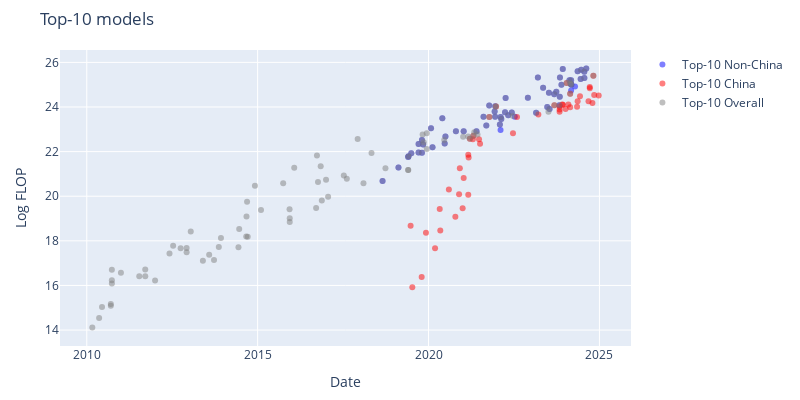

Write notebook code for a chart like this one.
### Code cell
non_china_df = df_filtered[df_filtered['category'] == 'Non-China']
china_df = df_filtered[df_filtered['category'] == 'China']
recent_top_models_df = top_models_df[top_models_df['date'] > pd.to_datetime('2010-01-01')]

fig = go.Figure()

fig.add_trace(go.Scatter(
    x=non_china_df['date'],
    y=non_china_df['log_flop'],
    mode='markers',
    marker=dict(color=colors['Non-China'], opacity=0.5),
    text=non_china_df['Model'],
    hoverinfo='text',
    name=f'Top-{top_n} Non-China'
))

fig.add_trace(go.Scatter(
    x=china_df['date'],
    y=china_df['log_flop'],
    mode='markers',
    marker=dict(color=colors['China'], opacity=0.5),
    text=china_df['Model'],
    hoverinfo='text',
    name=f'Top-{top_n} China'
))

fig.add_trace(go.Scatter(
    x=recent_top_models_df['date'],
    y=recent_top_models_df['log_flop'],
    mode='markers',
    marker=dict(color='grey', opacity=0.5),
    text=recent_top_models_df['Model'],
    hoverinfo='text',
    name=f'Top-{top_n} Overall'
))

fig.update_layout(
    width=800,
    height=400,
    xaxis_title='Date',
    yaxis_title='Log FLOP',
    title=f'Top-{top_n} models',
    margin=dict(t=50, l=60, r=60, b=50),
)

save_plot(fig, results_dir, f'top_{top_n}_models_without_kickstarting')

fig.show()

### Figure 1 — Plotly figure (JSON) as saved in the notebook; plotly's stock layout.template omitted (floating-point values rounded to 4 significant figures)
{"data": [{"hoverinfo": "text", "marker": {"color": "blue", "opacity": 0.5}, "mode": "markers", "name": "Top-10 Non-China", "text": ["Big Transformer for Back-Translation", "GPT-2 (1.5B)", "Grover-Mega", "XLNet", "RoBERTa Large", "Megatron-LM (8.3B)", "Megatron-BERT", "T5-11B", "T5-3B", "XLM-RoBERTa", "Meena", "Turing-NLG", "GPT-3 175B (davinci)", "GPT-3 13B", "GShard (dense)", "mT5-XXL", "Switch", "ByT5-XXL", "Jurassic-1-Jumbo", "HyperCLOVA 82B", "Megatron-Turing NLG 530B", "Gopher (280B)", "GLaM", "EXAONE 1.0", "AlphaCode", "GPT-NeoX-20B", "LaMDA", "ST-MoE", "Chinchilla", "PaLM (540B)", "OPT-175B", "BIG-G 137B", "BLOOM-176B", "GPT-3.5", "LLaMA-65B", "GPT-4", "PaLM 2", "Inflection-1", "Claude 2", "Llama 2-70B", "Falcon-180B", "Amazon Titan", "Mi:dm 200B", "Grok-1", "GPT-4 Turbo", "Inflection-2", "Gemini 1.0 Ultra", "Gemini 1.5 Pro", "Mistral Large", "Claude 3 Opus", "Aramco Metabrain AI", "Claude 3 Sonnet", "Inflection-2.5", "Reka Core", "GPT-4o", "Nemotron-4 340B", "Claude 3.5 Sonnet", "Llama 3.1-405B", "Mistral Large 2", "Grok-2"], "type": "scatter", "x": ["2018-08-28T00:00:00", "2019-02-14T00:00:00", "2019-05-29T00:00:00", "2019-06-01T00:00:00", "2019-07-01T00:00:00", "2019-09-17T00:00:00", "2019-09-17T00:00:00", "2019-10-23T00:00:00", "2019-10-23T00:00:00", "2019-11-05T00:00:00", "2020-01-28T00:00:00", "2020-02-13T00:00:00", "2020-05-28T00:00:00", "2020-06-22T00:00:00", "2020-06-30T00:00:00", "2020-10-20T00:00:00", "2021-01-11T00:00:00", "2021-05-28T00:00:00", "2021-08-11T00:00:00", "2021-09-10T00:00:00", "2021-10-11T00:00:00", "2021-12-08T00:00:00", "2021-12-13T00:00:00", "2021-12-14T00:00:00", "2022-02-02T00:00:00", "2022-02-09T00:00:00", "2022-02-10T00:00:00", "2022-02-17T00:00:00", "2022-03-29T00:00:00", "2022-04-04T00:00:00", "2022-05-02T00:00:00", "2022-06-09T00:00:00", "2022-07-11T00:00:00", "2022-11-28T00:00:00", "2023-02-24T00:00:00", "2023-03-15T00:00:00", "2023-05-10T00:00:00", "2023-06-23T00:00:00", "2023-07-11T00:00:00", "2023-07-18T00:00:00", "2023-09-06T00:00:00", "2023-09-28T00:00:00", "2023-10-31T00:00:00", "2023-11-04T00:00:00", "2023-11-06T00:00:00", "2023-11-22T00:00:00", "2023-12-06T00:00:00", "2024-02-15T00:00:00", "2024-02-26T00:00:00", "2024-03-04T00:00:00", "2024-03-04T00:00:00", "2024-03-04T00:00:00", "2024-03-07T00:00:00", "2024-04-15T00:00:00", "2024-05-13T00:00:00", "2024-06-14T00:00:00", "2024-06-20T00:00:00", "2024-07-23T00:00:00", "2024-07-24T00:00:00", "2024-08-13T00:00:00"], "y": [20.68, 21.28, 21.76, 21.79, 21.93, 21.96, 22.34, 22.52, 21.95, 22.32, 23.05, 22.2, 23.5, 22.36, 22.68, 22.91, 22.91, 22.91, 23.57, 23.17, 24.07, 23.8, 23.56, 24.03, 23.21, 22.97, 23.55, 23.46, 23.76, 24.4, 23.63, 23.75, 23.56, 24.41, 23.74, 25.32, 24.87, 24.0, 24.64, 23.91, 24.58, 24.68, 24.08, 24.46, 25.32, 25.0, 25.7, 25.2, 25.05, 25.2, 25.02, 24.74, 25.0, 24.92, 25.6, 25.26, 25.67, 25.58, 25.3, 25.72]}, {"hoverinfo": "text", "marker": {"color": "red", "opacity": 0.5}, "mode": "markers", "name": "Top-10 China", "text": ["Tensorized Transformer (257M)", "R-Transformer", "LSTM(large)+Sememe+cell", "MMLSTM", "TransformerXL + spectrum control", "Segatron XL large, M=384", "NAS+ESS (156M)", "ERNIE-GEN (large)", "Memformer (4 encoder + 16 decoder)", "KEPLER", "CPM-Large", "ERNIE-Doc (247M)", "Wu Dao - Wen Yuan", "Wu Dao - Wen Lan", "Wu Dao - Wen Hui", "M6-T", "GLM-10B", "PLUG", "PanGu-α", "CPM-2", "ERNIE 3.0", "Yuan 1.0", "ERNIE 3.0 Titan", "CodeGeeX", "GLM-130B", "PanGu-Σ", "Hunyuan", "BlueLM 175B", "BlueLM 130B", "Yi-34B", "Qwen-72B", "XVERSE-65B-2", "DeepSeek LLM 67B", "GLM-4 (0116)", "Qwen1.5-72B", "MegaScale (530B)", "MegaScale (Production)", "DeepSeek-V2 (MoE-236B)", "Yi-Large", "Qwen2-72B", "DeepSeek-V2.5", "Qwen2.5-72B", "Telechat2-115B", "Yi-Lightning", "Doubao-pro", "Hunyuan-Large", "DeepSeek-V3"], "type": "scatter", "x": ["2019-06-24T00:00:00", "2019-07-12T00:00:00", "2019-10-20T00:00:00", "2019-12-05T00:00:00", "2020-03-11T00:00:00", "2020-04-30T00:00:00", "2020-05-06T00:00:00", "2020-08-06T00:00:00", "2020-10-14T00:00:00", "2020-11-23T00:00:00", "2020-12-01T00:00:00", "2020-12-31T00:00:00", "2021-01-11T00:00:00", "2021-03-01T00:00:00", "2021-03-01T00:00:00", "2021-03-05T00:00:00", "2021-03-18T00:00:00", "2021-04-19T00:00:00", "2021-04-25T00:00:00", "2021-06-24T00:00:00", "2021-07-05T00:00:00", "2021-10-12T00:00:00", "2021-12-23T00:00:00", "2022-06-22T00:00:00", "2022-08-04T00:00:00", "2023-03-20T00:00:00", "2023-09-07T00:00:00", "2023-11-02T00:00:00", "2023-11-02T00:00:00", "2023-11-02T00:00:00", "2023-11-30T00:00:00", "2023-12-08T00:00:00", "2024-01-05T00:00:00", "2024-01-17T00:00:00", "2024-02-04T00:00:00", "2024-02-23T00:00:00", "2024-02-23T00:00:00", "2024-05-07T00:00:00", "2024-05-13T00:00:00", "2024-06-07T00:00:00", "2024-09-06T00:00:00", "2024-09-19T00:00:00", "2024-09-20T00:00:00", "2024-10-18T00:00:00", "2024-10-28T00:00:00", "2024-11-06T00:00:00", "2024-12-24T00:00:00"], "y": [18.68, 15.92, 16.38, 18.37, 17.66, 19.42, 18.46, 20.3, 19.08, 20.09, 21.26, 19.46, 20.81, 21.86, 20.06, 21.74, 22.58, 22.56, 22.71, 22.56, 22.35, 23.55, 24.02, 22.82, 23.55, 23.67, 24.08, 24.02, 23.89, 23.79, 24.11, 24.1, 23.91, 25.08, 24.11, 23.99, 24.59, 24.01, 24.26, 24.48, 24.25, 24.89, 24.84, 24.18, 25.4, 24.54, 24.52]}, {"hoverinfo": "text", "marker": {"color": "grey", "opacity": 0.5}, "mode": "markers", "name": "Top-10 Overall", "text": ["6-layer MLP (MNIST)", "Feedforward NN", "iCCCP", "Pooling CNN (Caltech 101)", "Pooling CNN (NORB)", "RNN 1000/5 + RT09 LM (NIST RT05)", "RNN 500/10 + RT09 LM (NIST RT05)", "KN5 LM + RNN 400/10 (WSJ)", "Deep Autoencoders", "High Performance CNN", "CNN Committee (NIST)", "CNN Committee (MNIST)", "LSTM LM", "Dropout (ImageNet)", "Unsupervised High-level Feature Learner", "AlexNet", "DistBelief Speech", "DNN EM segmentation", "DistBelief NNLM", "ReLU-Speech", "Hierarchical Scene Labeling", "Mitosis", "Visualizing CNNs", "TransE", "GANs", "SPPNet", "RNNsearch-50*", "VGG16", "Seq2Seq LSTM", "GoogLeNet / InceptionV1", "SNM-skip", "MSRA (C, PReLU)", "AlphaGo Fan", "DeepSpeech2 (English)", "ResNet-152 (ImageNet)", "ResNet-101 (ImageNet)", "AlphaGo Lee", "ResNet-200", "GNMT", "Xception", "NASv3 (CIFAR-10)", "PolyNet", "Libratus", "MoE-Multi", "JFT", "OpenAI TI7 DOTA 1v1", "AlphaZero", "AmoebaNet-A (F=448)", "ResNeXt-101 32x48d", "Big Transformer for Back-Translation", "BigGAN-deep 512x512", "GPT-2 (1.5B)", "Grover-Mega", "MnasNet-A3", "MnasNet-A1 + SSDLite", "XLNet", "RoBERTa Large", "Megatron-BERT", "Megatron-LM (8.3B)", "T5-3B", "T5-11B", "AlphaStar", "XLM-RoBERTa", "Noisy Student (L2)", "OpenAI Five Rerun", "OpenAI Five", "Meena", "Turing-NLG", "GPT-3 175B (davinci)", "iGPT-XL", "GPT-3 13B", "GShard (dense)", "mT5-XXL", "DALL-E", "Switch", "Meta Pseudo Labels", "GLM-10B", "PanGu-α", "ProtT5-XXL", "ByT5-XXL", "ViT-G/14", "Jurassic-1-Jumbo", "HyperCLOVA 82B", "Megatron-Turing NLG 530B", "Yuan 1.0", "Gopher (280B)", "GLaM", "EXAONE 1.0", "ERNIE 3.0 Titan", "AlphaCode", "LaMDA", "ST-MoE", "Chinchilla", "PaLM (540B)", "OPT-175B", "BIG-G 137B", "Parti", "GPT-3.5", "LLaMA-65B", "GPT-4", "PaLM 2", "Inflection-1", "xTrimoPGLM -100B", "Claude 2", "Llama 2-70B", "Falcon-180B", "Hunyuan", "Amazon Titan", "Mi:dm 200B", "Grok-1", "GPT-4 Turbo", "Inflection-2", "Gemini 1.0 Ultra", "GLM-4 (0116)", "Gemini 1.5 Pro", "MegaScale (Production)", "Mistral Large", "Claude 3 Opus", "Aramco Metabrain AI", "Inflection-2.5", "GPT-4o", "Nemotron-4 340B", "Claude 3.5 Sonnet", "Llama 3.1-405B", "Mistral Large 2", "Grok-2", "Doubao-pro"], "type": "scatter", "x": ["2010-03-01T00:00:00", "2010-05-13T00:00:00", "2010-06-13T00:00:00", "2010-09-15T00:00:00", "2010-09-15T00:00:00", "2010-09-26T00:00:00", "2010-09-26T00:00:00", "2010-09-26T00:00:00", "2011-01-01T00:00:00", "2011-07-16T00:00:00", "2011-09-18T00:00:00", "2011-09-18T00:00:00", "2012-01-01T00:00:00", "2012-06-03T00:00:00", "2012-07-12T00:00:00", "2012-09-30T00:00:00", "2012-12-03T00:00:00", "2012-12-03T00:00:00", "2013-01-16T00:00:00", "2013-05-26T00:00:00", "2013-08-01T00:00:00", "2013-09-22T00:00:00", "2013-11-12T00:00:00", "2013-12-05T00:00:00", "2014-06-10T00:00:00", "2014-06-18T00:00:00", "2014-09-01T00:00:00", "2014-09-04T00:00:00", "2014-09-10T00:00:00", "2014-09-17T00:00:00", "2014-12-03T00:00:00", "2015-02-06T00:00:00", "2015-10-01T00:00:00", "2015-12-08T00:00:00", "2015-12-10T00:00:00", "2015-12-10T00:00:00", "2016-01-27T00:00:00", "2016-09-17T00:00:00", "2016-09-26T00:00:00", "2016-10-07T00:00:00", "2016-11-05T00:00:00", "2016-11-17T00:00:00", "2017-01-01T00:00:00", "2017-01-23T00:00:00", "2017-07-10T00:00:00", "2017-08-11T00:00:00", "2017-12-05T00:00:00", "2018-02-05T00:00:00", "2018-05-02T00:00:00", "2018-08-28T00:00:00", "2018-09-28T00:00:00", "2019-02-14T00:00:00", "2019-05-29T00:00:00", "2019-05-29T00:00:00", "2019-05-29T00:00:00", "2019-06-01T00:00:00", "2019-07-01T00:00:00", "2019-09-17T00:00:00", "2019-09-17T00:00:00", "2019-10-23T00:00:00", "2019-10-23T00:00:00", "2019-10-30T00:00:00", "2019-11-05T00:00:00", "2019-11-11T00:00:00", "2019-12-13T00:00:00", "2019-12-13T00:00:00", "2020-01-28T00:00:00", "2020-02-13T00:00:00", "2020-05-28T00:00:00", "2020-06-17T00:00:00", "2020-06-22T00:00:00", "2020-06-30T00:00:00", "2020-10-20T00:00:00", "2021-01-05T00:00:00", "2021-01-11T00:00:00", "2021-03-01T00:00:00", "2021-03-18T00:00:00", "2021-04-25T00:00:00", "2021-05-04T00:00:00", "2021-05-28T00:00:00", "2021-06-08T00:00:00", "2021-08-11T00:00:00", "2021-09-10T00:00:00", "2021-10-11T00:00:00", "2021-10-12T00:00:00", "2021-12-08T00:00:00", "2021-12-13T00:00:00", "2021-12-14T00:00:00", "2021-12-23T00:00:00", "2022-02-02T00:00:00", "2022-02-10T00:00:00", "2022-02-17T00:00:00", "2022-03-29T00:00:00", "2022-04-04T00:00:00", "2022-05-02T00:00:00", "2022-06-09T00:00:00", "2022-06-22T00:00:00", "2022-11-28T00:00:00", "2023-02-24T00:00:00", "2023-03-15T00:00:00", "2023-05-10T00:00:00", "2023-06-23T00:00:00", "2023-07-06T00:00:00", "2023-07-11T00:00:00", "2023-07-18T00:00:00", "2023-09-06T00:00:00", "2023-09-07T00:00:00", "2023-09-28T00:00:00", "2023-10-31T00:00:00", "2023-11-04T00:00:00", "2023-11-06T00:00:00", "2023-11-22T00:00:00", "2023-12-06T00:00:00", "2024-01-17T00:00:00", "2024-02-15T00:00:00", "2024-02-23T00:00:00", "2024-02-26T00:00:00", "2024-03-04T00:00:00", "2024-03-04T00:00:00", "2024-03-07T00:00:00", "2024-05-13T00:00:00", "2024-06-14T00:00:00", "2024-06-20T00:00:00", "2024-07-23T00:00:00", "2024-07-24T00:00:00", "2024-08-13T00:00:00", "2024-10-28T00:00:00"], "y": [14.12, 14.54, 15.03, 15.09, 15.16, 16.7, 16.09, 16.23, 16.57, 16.41, 16.41, 16.72, 16.22, 17.44, 17.78, 17.67, 17.49, 17.68, 18.42, 17.11, 17.38, 17.14, 17.73, 18.13, 17.71, 18.53, 18.19, 19.09, 19.75, 18.18, 20.47, 19.38, 20.58, 19.41, 19.02, 18.85, 21.28, 19.47, 21.82, 20.64, 21.34, 19.81, 20.74, 19.97, 20.93, 20.78, 22.56, 20.59, 21.94, 20.68, 21.26, 21.28, 21.76, 21.18, 21.18, 21.79, 21.93, 22.34, 21.96, 21.95, 22.52, 22.77, 22.32, 22.42, 22.11, 22.83, 23.05, 22.2, 23.5, 22.52, 22.36, 22.68, 22.91, 22.67, 22.91, 22.68, 22.58, 22.71, 22.87, 22.91, 22.77, 23.57, 23.17, 24.07, 23.55, 23.8, 23.56, 24.03, 24.02, 23.21, 23.55, 23.46, 23.76, 24.4, 23.63, 23.75, 23.6, 24.41, 23.74, 25.32, 24.87, 24.0, 23.79, 24.64, 23.91, 24.58, 24.08, 24.68, 24.08, 24.46, 25.32, 25.0, 25.7, 25.08, 25.2, 24.59, 25.05, 25.2, 25.02, 25.0, 25.6, 25.26, 25.67, 25.58, 25.3, 25.72, 25.4]}], "layout": {"height": 400, "margin": {"b": 50, "l": 60, "r": 60, "t": 50}, "title": {"text": "Top-10 models"}, "width": 800, "xaxis": {"title": {"text": "Date"}}, "yaxis": {"title": {"text": "Log FLOP"}}}}
